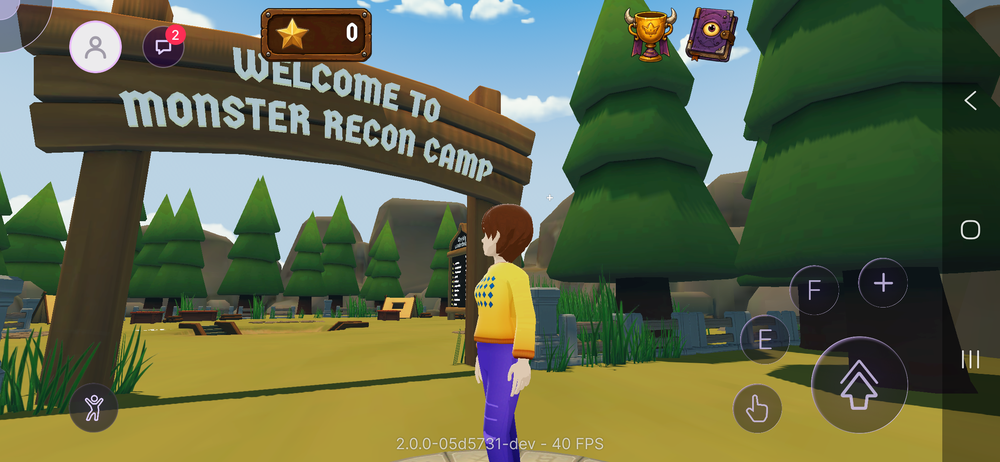
#> input picture docs/bench/data/2x-vs-1x-3206/android-a54/2x-baseline/2x-base-r0/screen.png, 1000 x 462 px, shrunk from 2340 x 1080 before the run
$ python luma.py ../../../docs/bench/data/2x-vs-1x-3206/android-a54/2x-baseline/2x-base-r0/screen.png
#> lines starting #> are read from the running program, lines starting #| are printed output that depends on the picture
#!/usr/bin/env python3
"""Light record from one screenshot (#3206).

    luma.py docs/bench/data/.../screen.png          # human output
    luma.py docs/bench/data/.../screen.png --json   # one JSON object

`luma_full` is the Rec.601 mean of the whole frame and is the historical `state.json:luma_mean`, so
it stays comparable with the runs already on record. `luma_crop` is the middle 70 % x 70 % of the
frame: the two shells draw different HUD chrome, so the full-frame mean carries a build-correlated
UI bias that the crop drops.

Both numbers are Rec.601 luma (Y = 0.299 R + 0.587 G + 0.114 B) over the sRGB-encoded values, which
is exactly what PIL's convert("L") computes; the per-band means are combined explicitly so the crop
and the full frame use the same weights.
"""

from __future__ import annotations

import argparse
import json
import sys
from pathlib import Path

REC601 = (0.299, 0.587, 0.114)
CROP_FRACTION = 0.70  # centred 70 % x 70 %


def _pil():
    try:
        from PIL import Image, ImageStat
    except ImportError as exc:  # the existing scripts already depend on PIL for this
        raise SystemExit(
            f"luma.py needs Pillow ({exc}). Install it with: python3 -m pip install pillow"
        ) from exc
    return Image, ImageStat


def mean_luma(image) -> float:
    """Rec.601 mean of an RGB image."""
    from PIL import ImageStat

    red, green, blue = ImageStat.Stat(image).mean[:3]
    return REC601[0] * red + REC601[1] * green + REC601[2] * blue


def luma(path: Path) -> dict:
    Image, _ = _pil()
    with Image.open(path) as source:
#> source is the input picture: PIL image 1000x462 RGBA; mean R, G, B, A 95, 104.1, 74.3, 255
        rgb = source.convert("RGB")
        width, height = rgb.size
#> width = 1000; height = 462
        margin_x = round(width * (1.0 - CROP_FRACTION) / 2.0)
#> margin_x = 150
        margin_y = round(height * (1.0 - CROP_FRACTION) / 2.0)
#> margin_y = 69
        box = (margin_x, margin_y, width - margin_x, height - margin_y)
#> box = (150, 69, 850, 393)
        full = mean_luma(rgb)
#> in mean_luma, `red, green, blue = ImageStat.Stat(image).mean[:3]`: red = 94.98; green = 104.1; blue = 74.28
#> full = 97.97
        crop = mean_luma(rgb.crop(box))
#> in mean_luma (call 2), `red, green, blue = ImageStat.Stat(image).mean[:3]`: red = 92.92; green = 105.1; blue = 76.83
#> in mean_luma (call 2), `red, green, blue = ImageStat.Stat(image).mean[:3]`:
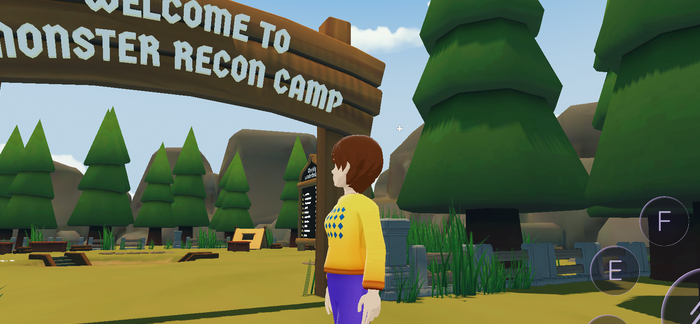
#> image: PIL image 700x324 RGB; mean R, G, B 92.9, 105.1, 76.8
#> crop = 98.23
    return {
        "image": str(path),
        "width": width,
        "height": height,
        "luma_full": round(full, 2),
        "luma_crop": round(crop, 2),
        "crop_box": list(box),
        "method": "rec601",
    }


def main(argv: list[str] | None = None) -> int:
    parser = argparse.ArgumentParser(
        description="Rec.601 luma of one screenshot: full frame and centred 70 % x 70 % crop",
        usage="luma.py IMAGE [--json]",
    )
    parser.add_argument("image", type=Path, help="screenshot (screen.png of a run)")
    parser.add_argument("--json", action="store_true", help="print one JSON object")
    args = parser.parse_args(argv)

    if not args.image.is_file():
        print(f"luma.py: no such file: {args.image}", file=sys.stderr)
        return 2
    try:
        record = luma(args.image)
#> record = 7 items
    except OSError as exc:
        print(f"luma.py: cannot read {args.image}: {exc}", file=sys.stderr)
        return 2

    if args.json:
        print(json.dumps(record))
    else:
        print(f"{record['image']}  {record['width']}x{record['height']}")
#| ../../../docs/bench/data/2x-vs-1x-3206/android-a54/2x-baseline/2x-base-r0/screen.png  1000x462
        print(f"  luma_full  {record['luma_full']:.2f}")
#|   luma_full  97.97
        print(f"  luma_crop  {record['luma_crop']:.2f}   box {record['crop_box']}")
#|   luma_crop  98.23   box [150, 69, 850, 393]
    return 0


if __name__ == "__main__":
    raise SystemExit(main())
#> (the program exits here)
